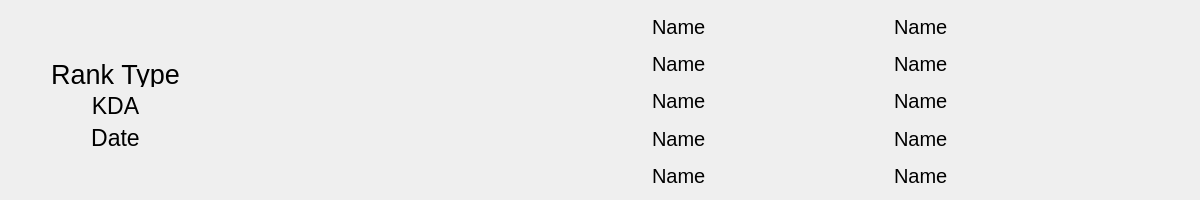
<?xml version="1.0" encoding="UTF-8"?>
<ui version="4.0">
 <class>LoLGame</class>
 <widget class="QWidget" name="LoLGame">
  <property name="geometry">
   <rect>
    <x>0</x>
    <y>0</y>
    <width>1200</width>
    <height>200</height>
   </rect>
  </property>
  <property name="sizePolicy">
   <sizepolicy hsizetype="Fixed" vsizetype="Fixed">
    <horstretch>0</horstretch>
    <verstretch>0</verstretch>
   </sizepolicy>
  </property>
  <property name="minimumSize">
   <size>
    <width>1200</width>
    <height>200</height>
   </size>
  </property>
  <property name="maximumSize">
   <size>
    <width>1200</width>
    <height>200</height>
   </size>
  </property>
  <property name="windowTitle">
   <string>LoLGame</string>
  </property>
  <property name="autoFillBackground">
   <bool>false</bool>
  </property>
  <property name="styleSheet">
   <string notr="true"/>
  </property>
  <widget class="QWidget" name="horizontalLayoutWidget">
   <property name="geometry">
    <rect>
     <x>0</x>
     <y>0</y>
     <width>1201</width>
     <height>201</height>
    </rect>
   </property>
   <layout class="QHBoxLayout" name="mainLayout">
    <property name="spacing">
     <number>0</number>
    </property>
    <property name="sizeConstraint">
     <enum>QLayout::SetMaximumSize</enum>
    </property>
    <property name="rightMargin">
     <number>0</number>
    </property>
    <property name="bottomMargin">
     <number>0</number>
    </property>
    <item>
     <layout class="QVBoxLayout" name="verticalLayout">
      <property name="sizeConstraint">
       <enum>QLayout::SetMaximumSize</enum>
      </property>
      <property name="topMargin">
       <number>50</number>
      </property>
      <property name="bottomMargin">
       <number>50</number>
      </property>
      <item>
       <widget class="QLabel" name="gameTypeLabel">
        <property name="maximumSize">
         <size>
          <width>209</width>
          <height>31</height>
         </size>
        </property>
        <property name="font">
         <font>
          <pointsize>20</pointsize>
         </font>
        </property>
        <property name="text">
         <string>Rank Type</string>
        </property>
        <property name="alignment">
         <set>Qt::AlignCenter</set>
        </property>
       </widget>
      </item>
      <item>
       <widget class="QLabel" name="KDALabel">
        <property name="maximumSize">
         <size>
          <width>209</width>
          <height>28</height>
         </size>
        </property>
        <property name="font">
         <font>
          <pointsize>17</pointsize>
         </font>
        </property>
        <property name="text">
         <string>KDA</string>
        </property>
        <property name="alignment">
         <set>Qt::AlignCenter</set>
        </property>
       </widget>
      </item>
      <item>
       <widget class="QLabel" name="timeLabel">
        <property name="maximumSize">
         <size>
          <width>209</width>
          <height>28</height>
         </size>
        </property>
        <property name="font">
         <font>
          <pointsize>17</pointsize>
         </font>
        </property>
        <property name="text">
         <string>Date</string>
        </property>
        <property name="alignment">
         <set>Qt::AlignCenter</set>
        </property>
       </widget>
      </item>
     </layout>
    </item>
    <item>
     <layout class="QGridLayout" name="gridLayout">
      <property name="sizeConstraint">
       <enum>QLayout::SetMaximumSize</enum>
      </property>
      <item row="0" column="0">
       <widget class="QLabel" name="championLabel">
        <property name="maximumSize">
         <size>
          <width>120</width>
          <height>197</height>
         </size>
        </property>
        <property name="text">
         <string/>
        </property>
        <property name="pixmap">
         <pixmap resource="Resources/lolassets.qrc">:/rankedIcons/Champion Icons/NOT_FOUND.png</pixmap>
        </property>
       </widget>
      </item>
      <item row="0" column="1">
       <layout class="QVBoxLayout" name="verticalLayout_2">
        <property name="spacing">
         <number>2</number>
        </property>
        <property name="topMargin">
         <number>30</number>
        </property>
        <property name="bottomMargin">
         <number>30</number>
        </property>
        <item>
         <widget class="QLabel" name="spell1Label">
          <property name="maximumSize">
           <size>
            <width>80</width>
            <height>68</height>
           </size>
          </property>
          <property name="text">
           <string/>
          </property>
          <property name="pixmap">
           <pixmap resource="Resources/lolassets.qrc">:/rankedIcons/Summoner Spell Icons/NOT_FOUND.png</pixmap>
          </property>
         </widget>
        </item>
        <item>
         <widget class="QLabel" name="spell2Label">
          <property name="maximumSize">
           <size>
            <width>68</width>
            <height>68</height>
           </size>
          </property>
          <property name="text">
           <string/>
          </property>
          <property name="pixmap">
           <pixmap resource="Resources/lolassets.qrc">:/rankedIcons/Summoner Spell Icons/NOT_FOUND.png</pixmap>
          </property>
         </widget>
        </item>
       </layout>
      </item>
     </layout>
    </item>
    <item>
     <layout class="QGridLayout" name="gridLayout_2">
      <property name="sizeConstraint">
       <enum>QLayout::SetMaximumSize</enum>
      </property>
      <property name="spacing">
       <number>0</number>
      </property>
      <item row="1" column="0">
       <widget class="QLabel" name="item4Label">
        <property name="sizePolicy">
         <sizepolicy hsizetype="Fixed" vsizetype="Fixed">
          <horstretch>0</horstretch>
          <verstretch>0</verstretch>
         </sizepolicy>
        </property>
        <property name="minimumSize">
         <size>
          <width>64</width>
          <height>64</height>
         </size>
        </property>
        <property name="maximumSize">
         <size>
          <width>64</width>
          <height>64</height>
         </size>
        </property>
        <property name="text">
         <string/>
        </property>
        <property name="pixmap">
         <pixmap resource="Resources/lolassets.qrc">:/rankedIcons/Item Icons/NOT_FOUND.png</pixmap>
        </property>
       </widget>
      </item>
      <item row="1" column="1">
       <widget class="QLabel" name="item5Label">
        <property name="sizePolicy">
         <sizepolicy hsizetype="Fixed" vsizetype="Fixed">
          <horstretch>0</horstretch>
          <verstretch>0</verstretch>
         </sizepolicy>
        </property>
        <property name="minimumSize">
         <size>
          <width>64</width>
          <height>64</height>
         </size>
        </property>
        <property name="maximumSize">
         <size>
          <width>64</width>
          <height>64</height>
         </size>
        </property>
        <property name="text">
         <string/>
        </property>
        <property name="pixmap">
         <pixmap resource="Resources/lolassets.qrc">:/rankedIcons/Item Icons/NOT_FOUND.png</pixmap>
        </property>
       </widget>
      </item>
      <item row="1" column="2">
       <widget class="QLabel" name="item6Label">
        <property name="sizePolicy">
         <sizepolicy hsizetype="Fixed" vsizetype="Fixed">
          <horstretch>0</horstretch>
          <verstretch>0</verstretch>
         </sizepolicy>
        </property>
        <property name="minimumSize">
         <size>
          <width>64</width>
          <height>64</height>
         </size>
        </property>
        <property name="maximumSize">
         <size>
          <width>64</width>
          <height>64</height>
         </size>
        </property>
        <property name="text">
         <string/>
        </property>
        <property name="pixmap">
         <pixmap resource="Resources/lolassets.qrc">:/rankedIcons/Item Icons/NOT_FOUND.png</pixmap>
        </property>
       </widget>
      </item>
      <item row="0" column="1">
       <widget class="QLabel" name="item2Label">
        <property name="sizePolicy">
         <sizepolicy hsizetype="Fixed" vsizetype="Fixed">
          <horstretch>0</horstretch>
          <verstretch>0</verstretch>
         </sizepolicy>
        </property>
        <property name="minimumSize">
         <size>
          <width>64</width>
          <height>64</height>
         </size>
        </property>
        <property name="maximumSize">
         <size>
          <width>64</width>
          <height>64</height>
         </size>
        </property>
        <property name="text">
         <string/>
        </property>
        <property name="pixmap">
         <pixmap resource="Resources/lolassets.qrc">:/rankedIcons/Item Icons/NOT_FOUND.png</pixmap>
        </property>
       </widget>
      </item>
      <item row="0" column="0">
       <widget class="QLabel" name="item1Label">
        <property name="sizePolicy">
         <sizepolicy hsizetype="Fixed" vsizetype="Fixed">
          <horstretch>0</horstretch>
          <verstretch>0</verstretch>
         </sizepolicy>
        </property>
        <property name="minimumSize">
         <size>
          <width>64</width>
          <height>64</height>
         </size>
        </property>
        <property name="maximumSize">
         <size>
          <width>64</width>
          <height>64</height>
         </size>
        </property>
        <property name="text">
         <string/>
        </property>
        <property name="pixmap">
         <pixmap resource="Resources/lolassets.qrc">:/rankedIcons/Item Icons/NOT_FOUND.png</pixmap>
        </property>
       </widget>
      </item>
      <item row="0" column="2">
       <widget class="QLabel" name="item3Label">
        <property name="sizePolicy">
         <sizepolicy hsizetype="Fixed" vsizetype="Fixed">
          <horstretch>0</horstretch>
          <verstretch>0</verstretch>
         </sizepolicy>
        </property>
        <property name="minimumSize">
         <size>
          <width>64</width>
          <height>64</height>
         </size>
        </property>
        <property name="maximumSize">
         <size>
          <width>64</width>
          <height>64</height>
         </size>
        </property>
        <property name="text">
         <string/>
        </property>
        <property name="pixmap">
         <pixmap resource="Resources/lolassets.qrc">:/rankedIcons/Item Icons/NOT_FOUND.png</pixmap>
        </property>
       </widget>
      </item>
     </layout>
    </item>
    <item>
     <layout class="QGridLayout" name="gridLayout_3">
      <property name="sizeConstraint">
       <enum>QLayout::SetNoConstraint</enum>
      </property>
      <property name="leftMargin">
       <number>10</number>
      </property>
      <property name="topMargin">
       <number>0</number>
      </property>
      <property name="rightMargin">
       <number>10</number>
      </property>
      <property name="bottomMargin">
       <number>10</number>
      </property>
      <property name="horizontalSpacing">
       <number>5</number>
      </property>
      <item row="0" column="0">
       <layout class="QHBoxLayout" name="horizontalLayout_2">
        <item>
         <widget class="QLabel" name="player1ChampionLabel">
          <property name="maximumSize">
           <size>
            <width>30</width>
            <height>30</height>
           </size>
          </property>
          <property name="text">
           <string/>
          </property>
          <property name="pixmap">
           <pixmap resource="Resources/lolassets.qrc">:/rankedIcons/Champion Icons/NOT_FOUND.png</pixmap>
          </property>
          <property name="scaledContents">
           <bool>true</bool>
          </property>
         </widget>
        </item>
        <item>
         <widget class="QLabel" name="player1NameLabel">
          <property name="minimumSize">
           <size>
            <width>201</width>
            <height>0</height>
           </size>
          </property>
          <property name="maximumSize">
           <size>
            <width>201</width>
            <height>16777215</height>
           </size>
          </property>
          <property name="font">
           <font>
            <pointsize>15</pointsize>
           </font>
          </property>
          <property name="text">
           <string>Name</string>
          </property>
         </widget>
        </item>
       </layout>
      </item>
      <item row="4" column="0">
       <layout class="QHBoxLayout" name="horizontalLayout_3">
        <item>
         <widget class="QLabel" name="player5ChampionLabel">
          <property name="maximumSize">
           <size>
            <width>30</width>
            <height>30</height>
           </size>
          </property>
          <property name="text">
           <string/>
          </property>
          <property name="pixmap">
           <pixmap resource="Resources/lolassets.qrc">:/rankedIcons/Champion Icons/NOT_FOUND.png</pixmap>
          </property>
          <property name="scaledContents">
           <bool>true</bool>
          </property>
         </widget>
        </item>
        <item>
         <widget class="QLabel" name="player5NameLabel">
          <property name="minimumSize">
           <size>
            <width>201</width>
            <height>0</height>
           </size>
          </property>
          <property name="font">
           <font>
            <pointsize>15</pointsize>
           </font>
          </property>
          <property name="text">
           <string>Name</string>
          </property>
         </widget>
        </item>
       </layout>
      </item>
      <item row="0" column="1">
       <layout class="QHBoxLayout" name="horizontalLayout_7">
        <item>
         <widget class="QLabel" name="player6ChampionLabel">
          <property name="maximumSize">
           <size>
            <width>30</width>
            <height>30</height>
           </size>
          </property>
          <property name="text">
           <string/>
          </property>
          <property name="pixmap">
           <pixmap resource="Resources/lolassets.qrc">:/rankedIcons/Champion Icons/NOT_FOUND.png</pixmap>
          </property>
          <property name="scaledContents">
           <bool>true</bool>
          </property>
         </widget>
        </item>
        <item>
         <widget class="QLabel" name="player6NameLabel">
          <property name="minimumSize">
           <size>
            <width>201</width>
            <height>0</height>
           </size>
          </property>
          <property name="maximumSize">
           <size>
            <width>201</width>
            <height>16777215</height>
           </size>
          </property>
          <property name="font">
           <font>
            <pointsize>15</pointsize>
           </font>
          </property>
          <property name="text">
           <string>Name</string>
          </property>
         </widget>
        </item>
       </layout>
      </item>
      <item row="1" column="1">
       <layout class="QHBoxLayout" name="horizontalLayout_8">
        <item>
         <widget class="QLabel" name="player7ChampionLabel">
          <property name="maximumSize">
           <size>
            <width>30</width>
            <height>30</height>
           </size>
          </property>
          <property name="text">
           <string/>
          </property>
          <property name="pixmap">
           <pixmap resource="Resources/lolassets.qrc">:/rankedIcons/Champion Icons/NOT_FOUND.png</pixmap>
          </property>
          <property name="scaledContents">
           <bool>true</bool>
          </property>
         </widget>
        </item>
        <item>
         <widget class="QLabel" name="player7NameLabel">
          <property name="minimumSize">
           <size>
            <width>201</width>
            <height>0</height>
           </size>
          </property>
          <property name="font">
           <font>
            <pointsize>15</pointsize>
           </font>
          </property>
          <property name="text">
           <string>Name</string>
          </property>
         </widget>
        </item>
       </layout>
      </item>
      <item row="1" column="0">
       <layout class="QHBoxLayout" name="horizontalLayout_5">
        <item>
         <widget class="QLabel" name="player2ChampionLabel">
          <property name="maximumSize">
           <size>
            <width>30</width>
            <height>30</height>
           </size>
          </property>
          <property name="text">
           <string/>
          </property>
          <property name="pixmap">
           <pixmap resource="Resources/lolassets.qrc">:/rankedIcons/Champion Icons/NOT_FOUND.png</pixmap>
          </property>
          <property name="scaledContents">
           <bool>true</bool>
          </property>
         </widget>
        </item>
        <item>
         <widget class="QLabel" name="player2NameLabel">
          <property name="minimumSize">
           <size>
            <width>201</width>
            <height>0</height>
           </size>
          </property>
          <property name="font">
           <font>
            <pointsize>15</pointsize>
           </font>
          </property>
          <property name="text">
           <string>Name</string>
          </property>
         </widget>
        </item>
       </layout>
      </item>
      <item row="3" column="0">
       <layout class="QHBoxLayout" name="horizontalLayout_4">
        <item>
         <widget class="QLabel" name="player4ChampionLabel">
          <property name="maximumSize">
           <size>
            <width>30</width>
            <height>30</height>
           </size>
          </property>
          <property name="text">
           <string/>
          </property>
          <property name="pixmap">
           <pixmap resource="Resources/lolassets.qrc">:/rankedIcons/Champion Icons/NOT_FOUND.png</pixmap>
          </property>
          <property name="scaledContents">
           <bool>true</bool>
          </property>
         </widget>
        </item>
        <item>
         <widget class="QLabel" name="player4NameLabel">
          <property name="minimumSize">
           <size>
            <width>201</width>
            <height>0</height>
           </size>
          </property>
          <property name="font">
           <font>
            <pointsize>15</pointsize>
           </font>
          </property>
          <property name="text">
           <string>Name</string>
          </property>
         </widget>
        </item>
       </layout>
      </item>
      <item row="2" column="0">
       <layout class="QHBoxLayout" name="horizontalLayout_6">
        <item>
         <widget class="QLabel" name="player3ChampionLabel">
          <property name="maximumSize">
           <size>
            <width>30</width>
            <height>30</height>
           </size>
          </property>
          <property name="text">
           <string/>
          </property>
          <property name="pixmap">
           <pixmap resource="Resources/lolassets.qrc">:/rankedIcons/Champion Icons/NOT_FOUND.png</pixmap>
          </property>
          <property name="scaledContents">
           <bool>true</bool>
          </property>
         </widget>
        </item>
        <item>
         <widget class="QLabel" name="player3NameLabel">
          <property name="minimumSize">
           <size>
            <width>201</width>
            <height>0</height>
           </size>
          </property>
          <property name="font">
           <font>
            <pointsize>15</pointsize>
           </font>
          </property>
          <property name="text">
           <string>Name</string>
          </property>
         </widget>
        </item>
       </layout>
      </item>
      <item row="2" column="1">
       <layout class="QHBoxLayout" name="horizontalLayout_9">
        <item>
         <widget class="QLabel" name="player8ChampionLabel">
          <property name="maximumSize">
           <size>
            <width>30</width>
            <height>30</height>
           </size>
          </property>
          <property name="text">
           <string/>
          </property>
          <property name="pixmap">
           <pixmap resource="Resources/lolassets.qrc">:/rankedIcons/Champion Icons/NOT_FOUND.png</pixmap>
          </property>
          <property name="scaledContents">
           <bool>true</bool>
          </property>
         </widget>
        </item>
        <item>
         <widget class="QLabel" name="player8NameLabel">
          <property name="minimumSize">
           <size>
            <width>201</width>
            <height>0</height>
           </size>
          </property>
          <property name="font">
           <font>
            <pointsize>15</pointsize>
           </font>
          </property>
          <property name="text">
           <string>Name</string>
          </property>
         </widget>
        </item>
       </layout>
      </item>
      <item row="3" column="1">
       <layout class="QHBoxLayout" name="horizontalLayout_12">
        <item>
         <widget class="QLabel" name="player9ChampionLabel">
          <property name="maximumSize">
           <size>
            <width>30</width>
            <height>30</height>
           </size>
          </property>
          <property name="text">
           <string/>
          </property>
          <property name="pixmap">
           <pixmap resource="Resources/lolassets.qrc">:/rankedIcons/Champion Icons/NOT_FOUND.png</pixmap>
          </property>
          <property name="scaledContents">
           <bool>true</bool>
          </property>
         </widget>
        </item>
        <item>
         <widget class="QLabel" name="player9NameLabel">
          <property name="minimumSize">
           <size>
            <width>201</width>
            <height>0</height>
           </size>
          </property>
          <property name="font">
           <font>
            <pointsize>15</pointsize>
           </font>
          </property>
          <property name="text">
           <string>Name</string>
          </property>
         </widget>
        </item>
       </layout>
      </item>
      <item row="4" column="1">
       <layout class="QHBoxLayout" name="horizontalLayout_13">
        <item>
         <widget class="QLabel" name="player10ChampionLabel">
          <property name="maximumSize">
           <size>
            <width>30</width>
            <height>30</height>
           </size>
          </property>
          <property name="text">
           <string/>
          </property>
          <property name="pixmap">
           <pixmap resource="Resources/lolassets.qrc">:/rankedIcons/Champion Icons/NOT_FOUND.png</pixmap>
          </property>
          <property name="scaledContents">
           <bool>true</bool>
          </property>
         </widget>
        </item>
        <item>
         <widget class="QLabel" name="player10NameLabel">
          <property name="minimumSize">
           <size>
            <width>201</width>
            <height>0</height>
           </size>
          </property>
          <property name="font">
           <font>
            <pointsize>15</pointsize>
           </font>
          </property>
          <property name="text">
           <string>Name</string>
          </property>
         </widget>
        </item>
       </layout>
      </item>
     </layout>
    </item>
   </layout>
  </widget>
 </widget>
 <layoutdefault spacing="6" margin="11"/>
 <resources>
  <include location="Resources/lolassets.qrc"/>
 </resources>
 <connections/>
</ui>
